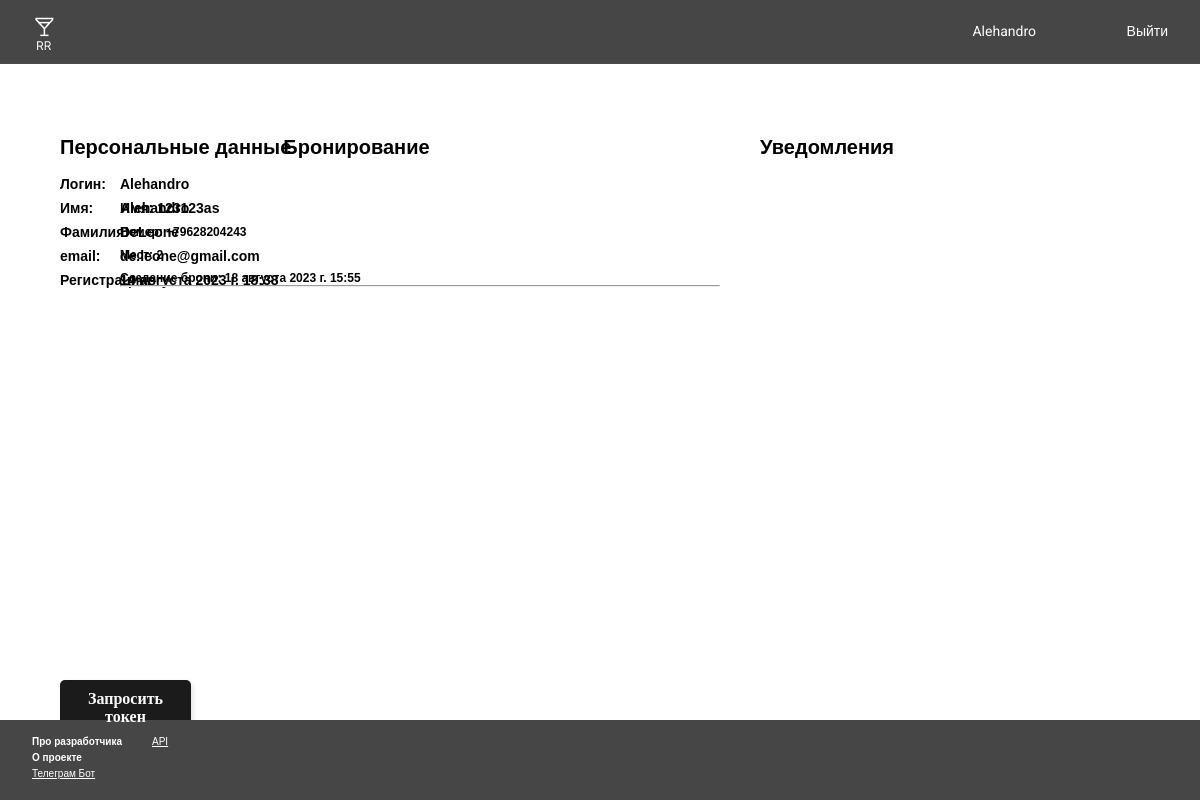
/profile/ (signed in), run on an earlier commit of the app's database.
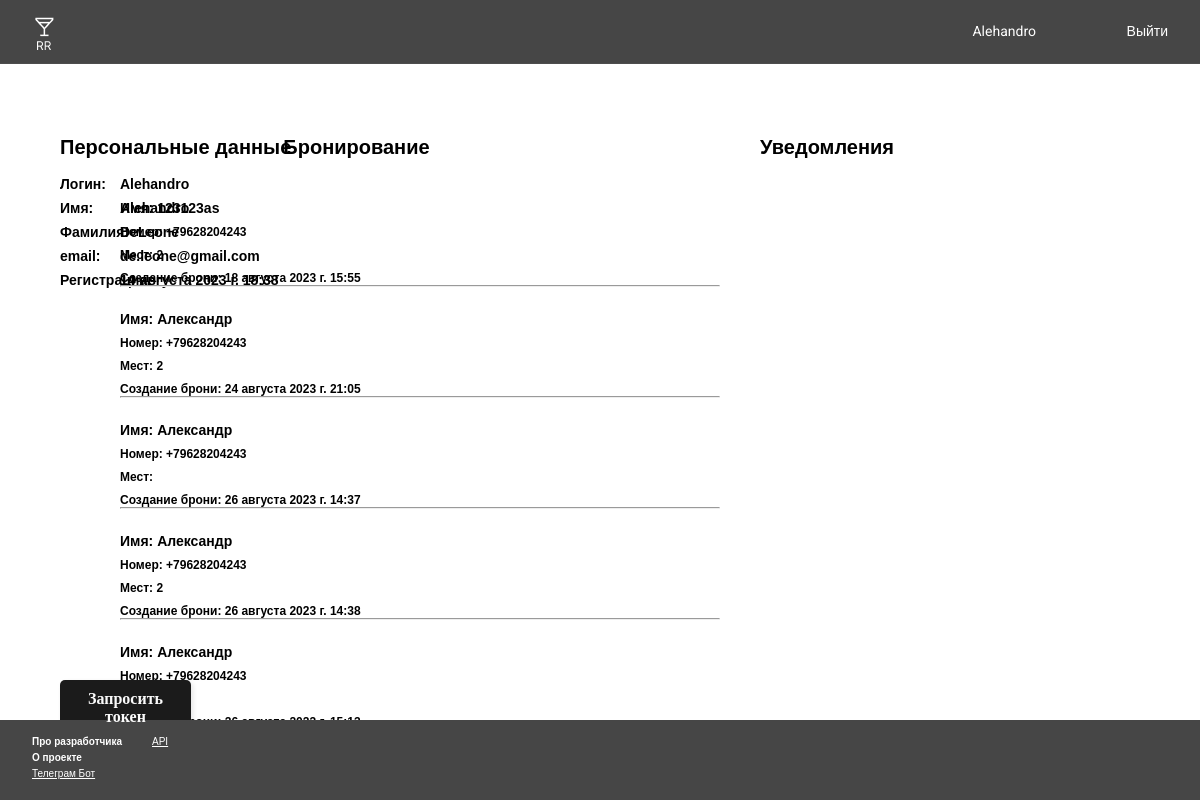
And on a later commit of the database.
### app/models.py (models this page shows, shortened)
class ui_elements(models.Model):
    background=models.ImageField(upload_to='ui_bac_image/')
    header=models.ImageField(upload_to='ui_png/')
    ico_header=models.ImageField(upload_to='ico_header/')
    ico_setting_header = models.ImageField(upload_to='ico_header/',null=True)
    f_image = models.ImageField(upload_to='f_image/')
    complete_image=models.ImageField(upload_to="complete_image/",blank=True)
    new_restaurant_setting_img=models.ImageField(upload_to="setting_img/",blank=True)
    edit_restaurant_setting_img = models.ImageField(upload_to="setting_img/", blank=True)
    user_setting_img = models.ImageField(upload_to="setting_img/", blank=True)
    support_setting_img=models.ImageField(upload_to="setting_img/", blank=True)

class booking(models.Model):
    restaurant = models.CharField(max_length=20)
    name = models.CharField(max_length=20)
    number = models.CharField(max_length=20)
    places = models.CharField(max_length=2)
    date = models.DateTimeField(auto_now_add=True)
    user_booking = models.ForeignKey(User, on_delete=models.CASCADE, null=True)

### app/views.py (the view)
# urls.py: path("profile/",profile_and_mail, name="profile"),
def profile_and_mail(request):
    user = request.user
    bookings=booking.objects.filter(user_booking=user)
    message_info = message.objects.filter(message_user=user)  # Получаем информацию о ресторанах
    back_img = ui_elements.objects.all()
    Request_token =request_token.objects.filter(request_token_user=user)
    context = {
        "user": user,
        "back_img": back_img,
        "profile": message_info,
        "booking":bookings,
        "req_token_user":Request_token
    }
    return render(request, "profile.html", context)

### app/templates/profile.html (shortened to what this page needs)
<!DOCTYPE html>
{%load static%}
<html lang="en">
<head>
    <link rel='stylesheet' href="{% static 'css/profilev6.css' %}">
</head>
<body>
    <div class="container">
        {% for i in back_img %}
            <img class='headers' src="{{i.header.url}}" >
            <a href={% url 'user_page' %}  >
                <img class='icoheaders' src="{{i.ico_header.url}}" >
                </a>
            <div class="btn_logout">
                <a href={% url 'start_page' %} class="btn_logout_txt" style="text-decoration: none;" >Выйти</a>
                <div class="user_setting">
                        <a href={% url 'setting_user' %}  class="user_btn" style="text-decoration: none;">{{ user}}</a>
                </div>
                {% endfor %}
        </div>
    </div>
<h2 class="profile_label">Персональные данные</h2>
<h1 class="label_login">Логин:<h1>
<h1 class="login">{{user}}</h1>
<h1 class="name_label">Имя:</h1>
<h1 class="name">{{user.first_name}}</h1>
<h1 class="last_name_label">Фамилия:</h1>
<h1 class="last_name">{{user.last_name}}</h1>
<h1 class="email_label">email:</h1>
<h1 class="email">{{user.email}}</h1>
<h1 class="date_registration_label">Регистрация:</h1>
<h1 class="date_registration">{{user.date_joined}}</h1>
<h2 class="message_label">Уведомления</h2>
<h2 class="booking_label">Бронирование</h2>
<body>
  <div class="scrollable-container">
  </div>
</body>
<body>
    <div class="scrollable-container2">
      {% for b in booking %}
          <h1 class="name_userbooking">Имя: {{ b.name }}<h1>
        <h1 class="number_userbooking">Номер: {{ b.number }}</h1>
        <h1 class="places_booking">Мест: {{ b.places }}</h1>
        <h1 class="date_booking">Создание брони: {{ b.date }}</h1>
        <hr class="line">
      {% endfor %}
    </div>
  </body>
<form method="POST" class="btn_new_token" action="{% url 'add_record' %}">
    <button class="booking_btn" type="submit" >
        <span class="button-text">Запросить токен</span>
        <div class="fill-container"></div>
      </button>
  </form>
</html>
            <div class="footer">
                {% for i in back_img %}
                    <img class="footer_img" src="{{i.f_image.url}}">
                    <div class="footer_btn">
                        <h1 class="text_footer_dev">Про разработчика</h1>
                        <h1 class="text_footer_project"> О проекте</h1>
                        <a class="text_footer_telegram"href={% url 'tg_page' %}>Телеграм Бот</a>
                        <a class="text_footer_api" href={% url 'api_page' %}>API</a>
                {% endfor %}
            </div>
</body>
</html>

What changed in the data, as far as the page shows it:
added booking: name "Александр", number "+79628204243", places "2", date "24 августа 2023 г. 21:05"
added booking: name "Александр", number "+79628204243", date "26 августа 2023 г. 14:37"
added booking: name "Александр", number "+79628204243", places "2", date "26 августа 2023 г. 14:38"
added booking: name "Александр", number "+79628204243"
